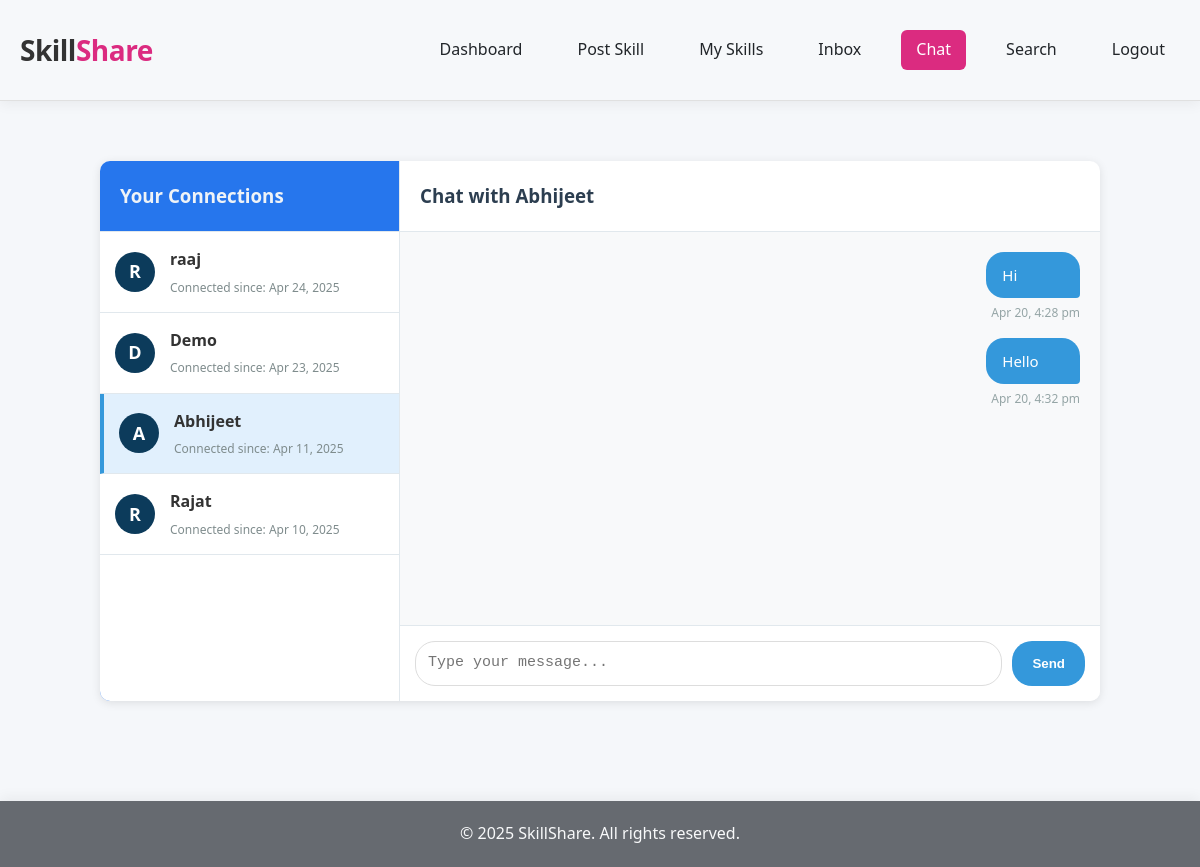
/pages/chat.php?user=6 (signed in), run on the app's committed database.
### tables this page shows
CREATE TABLE `users` (
  `id` int(11) NOT NULL,
  `name` varchar(100) DEFAULT NULL,
  `email` varchar(100) DEFAULT NULL,
  `password` varchar(255) DEFAULT NULL,
  `bio` text DEFAULT NULL,
  `profile_pic` varchar(255) DEFAULT NULL,
  `role` enum('user','admin') DEFAULT 'user',
  `created_at` timestamp NOT NULL DEFAULT current_timestamp()
);

CREATE TABLE `chat_messages` (
  `id` int(11) NOT NULL,
  `sender_id` int(11) NOT NULL,
  `receiver_id` int(11) NOT NULL,
  `message` text NOT NULL,
  `timestamp` datetime DEFAULT current_timestamp(),
  `is_read` tinyint(1) DEFAULT 0
);

### pages/chat.php (the view, shortened to what this page needs)
<?php
require_once('../includes/db.php');
require_once('../includes/header.php');
$user_id = $_SESSION['user_id'];
$active_chat = isset($_GET['user']) ? intval($_GET['user']) : 0;
$connections_sql = "
    SELECT
        u.id,
        u.name,
        m.timestamp AS connected_since
    FROM
        messages m
    JOIN
        users u ON (m.from_id = u.id OR m.to_id = u.id)
    WHERE
        ((m.from_id = ? AND m.to_id = u.id) OR (m.to_id = ? AND m.from_id = u.id))
        AND m.status = 'accepted'
    GROUP BY
        u.id
    ORDER BY
        connected_since DESC
";
$connections_stmt = mysqli_prepare($conn, $connections_sql);
mysqli_stmt_bind_param($connections_stmt, "ii", $user_id, $user_id);
mysqli_stmt_execute($connections_stmt);
$connections_result = mysqli_stmt_get_result($connections_stmt);
$messages = [];
$chat_partner = null;
if ($active_chat > 0) {
    $partner_sql = "SELECT id, name FROM users WHERE id = ?";
    $partner_stmt = mysqli_prepare($conn, $partner_sql);
    mysqli_stmt_bind_param($partner_stmt, "i", $active_chat);
    mysqli_stmt_execute($partner_stmt);
    $chat_partner = mysqli_fetch_assoc(mysqli_stmt_get_result($partner_stmt));
    $messages_sql = "
        SELECT * FROM chat_messages
        WHERE (sender_id = ? AND receiver_id = ?)
           OR (sender_id = ? AND receiver_id = ?)
        ORDER BY timestamp ASC
    ";
    $messages_stmt = mysqli_prepare($conn, $messages_sql);
    mysqli_stmt_bind_param($messages_stmt, "iiii", $user_id, $active_chat, $active_chat, $user_id);
    mysqli_stmt_execute($messages_stmt);
    $messages_result = mysqli_stmt_get_result($messages_stmt);
    $messages = [];
    if ($messages_result) {
        while ($row = mysqli_fetch_assoc($messages_result)) {
            $messages[] = $row;
        }
    } else {
        echo "";
    }
}
?>
<link rel="stylesheet" href="../assets/css/chat.css">
<div class="chat-container">
    <div class="connections-sidebar">
        <h3>Your Connections</h3>
        <div class="connection-list">
            <?php if (mysqli_num_rows($connections_result) > 0): ?>
                <?php while ($connection = mysqli_fetch_assoc($connections_result)): ?>
                    <a href="chat.php?user=<?php echo $connection['id']; ?>"
                       class="connection-item <?php echo ($active_chat == $connection['id']) ? 'active' : ''; ?>">
                        <div class="connection-avatar">
                            <?php echo strtoupper(substr($connection['name'], 0, 1)); ?>
                        </div>
                        <div class="connection-info">
                            <span class="connection-name"><?php echo htmlspecialchars($connection['name']); ?></span>
                            <span class="connection-date">Connected since: <?php echo date('M d, Y', strtotime($connection['connected_since'])); ?></span>
                        </div>
                    </a>
                <?php endwhile; ?>
            <?php else: ?>
                <p class="no-connections">You don't have any connections yet. <a href="search.php">Find users to connect with!</a></p>
            <?php endif; ?>
        </div>
    </div>
    <div class="chat-main">
        <?php if ($active_chat && $chat_partner): ?>
            <div class="chat-header">
                <h3>Chat with <?php echo htmlspecialchars($chat_partner['name']); ?></h3>
            </div>
            <div class="chat-messages" id="chatMessages">
                <?php if (count($messages) > 0): ?>
                    <?php foreach ($messages as $message): ?>
                        <div class="message <?php echo ($message['sender_id'] == $user_id) ? 'sent' : 'received'; ?>">
                            <div class="message-content">
                                <?php echo nl2br(htmlspecialchars($message['message'])); ?>
                            </div>
                            <div class="message-time">
                                <?php echo date('M d, g:i a', strtotime($message['timestamp'])); ?>
                            </div>
                        </div>
                    <?php endforeach; ?>
                <?php else: ?>
                    <p class="no-messages">No messages yet. Start the conversation!</p>
                <?php endif; ?>
            </div>
            <div class="chat-form">
                <form id="messageForm" action="send_message.php" method="POST">
                    <textarea name="message" placeholder="Type your message..." required></textarea>
                    <button type="submit">Send</button>
                </form>
            </div>
        <?php endif; ?>
    </div>
</div>
<?php require_once('../includes/footer.php'); ?>

### assets/css/chat.css (style rules this page uses)
.chat-container { display: flex; height: calc(80vh - 100px); max-height: 800px; margin: 30px 100px; background-color: rgb(255, 255, 255); border-radius: 10px; box-shadow: 0 2px 10px rgba(0,0,0,0.1); overflow: hidden; }
.connections-sidebar { width: 300px; background-color: #2676ed; border-right: 1px solid #e1e8ed; display: flex; flex-direction: column; }
.connections-sidebar h3 { padding: 20px; margin: 0; color: #eff3f7; border-bottom: 1px solid #e1e8ed; }
.connection-list { overflow-y: auto; background-color: rgb(255, 255, 255); flex: 1; }
.connection-item { display: flex; align-items: center; padding: 15px; border-bottom: 1px solid #e1e8ed; text-decoration: none; color: #333; transition: background-color 0.2s; }
.connection-item.active { background-color: #e1f0fd; border-left: 4px solid #3498db; }
.connection-avatar { width: 40px; height: 40px; border-radius: 50%; background-color: #0c3b5b; color: white; display: flex; align-items: center; justify-content: center; font-size: 18px; font-weight: bold; margin-right: 15px; }
.connection-info { display: flex; flex-direction: column; }
.connection-name { font-weight: bold; margin-bottom: 5px; }
.connection-date { font-size: 12px; color: #7f8c8d; }
.chat-main { flex: 1; display: flex; flex-direction: column; }
.chat-header { padding: 20px; border-bottom: 1px solid #e1e8ed; }
.chat-header h3 { margin: 0; color: #2c3e50; }
.chat-messages { flex: 1; overflow-y: auto; padding: 20px; background-color: #f8f9fa; display: flex; flex-direction: column; }
.message { max-width: 75%; margin-bottom: 15px; animation: fadeIn 0.3s; }
.message.sent { align-self: flex-end; }
.message-content { padding: 12px 16px; border-radius: 18px; font-size: 15px; line-height: 1.5; word-wrap: break-word; }
.message.sent .message-content { background-color: #3498db; color: white; border-bottom-right-radius: 4px; }
.message-time { font-size: 12px; color: #95a5a6; margin-top: 5px; margin-left: 5px; }
.chat-form { padding: 15px; border-top: 1px solid #e1e8ed; background-color: #fff; }
.chat-form form { display: flex; gap: 10px; }
.chat-form textarea { flex: 1; padding: 12px; border: 1px solid #ddd; border-radius: 20px; font-size: 15px; resize: none; height: 45px; max-height: 120px; transition: height 0.2s; }
.chat-form button { background-color: #3498db; color: white; border: none; border-radius: 20px; padding: 0 20px; font-weight: bold; cursor: pointer; transition: background-color 0.2s; }

### includes/header.php (style rules this page uses)
* { margin: 0; padding: 0; box-sizing: border-box; }
html, body { height: 100%; }
body { font-family: 'Segoe UI', Tahoma, Geneva, Verdana, sans-serif; line-height: 1.6; background-color: #f5f7fa; color: #333; display: flex; flex-direction: column; }

### data on the page
users: name "R", name "raaj", connected_since "Apr 24, 2025"
users: name "D", name "Demo", connected_since "Apr 23, 2025"
users: name "A", name "Abhijeet", connected_since "Apr 11, 2025"
users: name "R", name "Rajat", connected_since "Apr 10, 2025"
chat_messages: message "Hi", timestamp "Apr 20, 4:28 pm"
chat_messages: message "Hello", timestamp "Apr 20, 4:32 pm"
